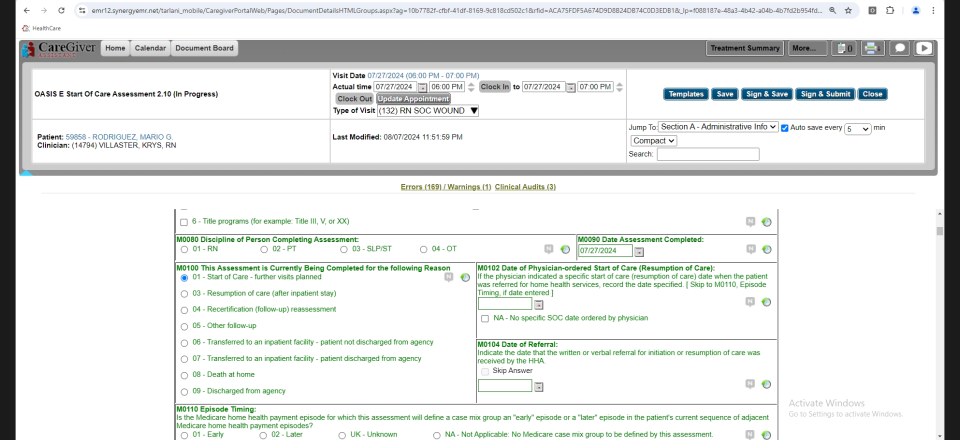
#> input picture first_ss.png, 1920 x 880 px (shown at 1/2 size)
$ python ImageProcessing.py
#> lines starting #> are read from the running program, lines starting #| are printed output that depends on the picture; after the words box and inside, x2 and y2 are one past the last pixel; in counts of white or black regions, pixels touching at a corner belong together
import cv2
import numpy as np
from pyautogui import screenshot
from PIL import Image


def image_skeleton(image):
    size = np.size(image)
    skel = np.zeros(image.shape, np.uint8)

    ret, img = cv2.threshold(image, 127, 255, 0)
    element = cv2.getStructuringElement(cv2.MORPH_CROSS, (3, 3))
    done = False
    while not done:
        eroded = cv2.erode(img, element)
        temp = cv2.dilate(eroded, element)
        temp = cv2.subtract(img, temp)
        skel = cv2.bitwise_or(skel, temp)
        img = eroded.copy()

        zeros = size - cv2.countNonZero(img)
        if zeros == size:
            done = True
    return skel

def get_hough_lines(image):
    edges = cv2.Canny(image, 50, 250, apertureSize=7)
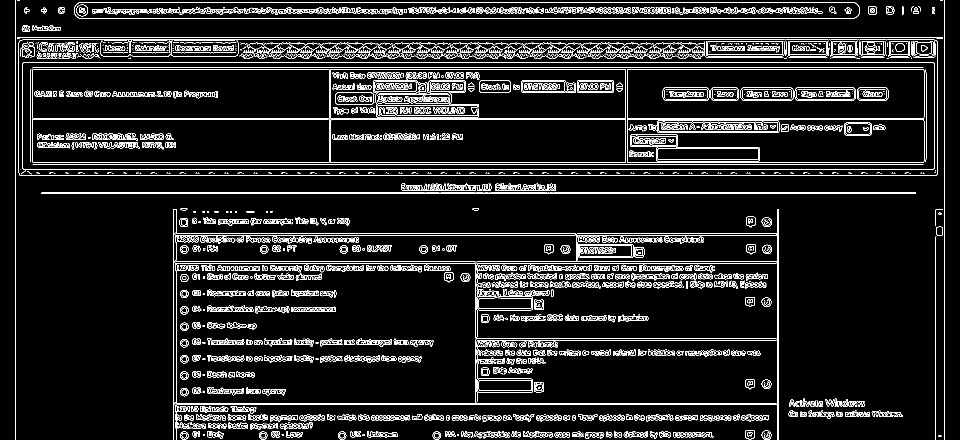
#> edges: shape (880, 1920) (shown at 1/2 size); 8% white in thin lines or dots
    edges = cv2.dilate(edges, np.ones((3, 3), np.uint8))
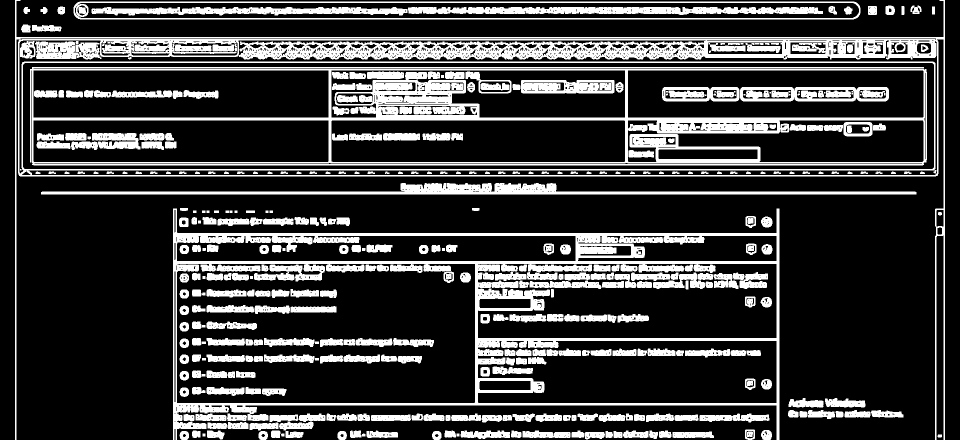
#> edges: shape (880, 1920) (shown at 1/2 size); 23.2% white; 409 white regions (20 under 20 px), largest, box (x1, y1, x2, y2) and area: (30, 0, 1890, 880) 76468, (346, 417, 1559, 880) 65083, (60, 134, 1854, 331) 60226
    # edges = cv2.erode(edges, np.ones((3, 3), np.uint8))
    # edges = cv2.dilate(edges, np.ones((3, 3), np.uint8))
    edges = image_skeleton(edges)
#> in image_skeleton, `size = np.size(image)`: size = 1689600
#> the loop in image_skeleton, `while not done:` made 12 passes
#> zeros on passes 1 to 12: 1435144, 1547837, 1619472, 1655296, 1675893, 1685749, 1688834, 1689430, 1689555, 1689592, 1689599, 1689600
#> pass 1, in image_skeleton, `temp = cv2.subtract(img, temp)`:
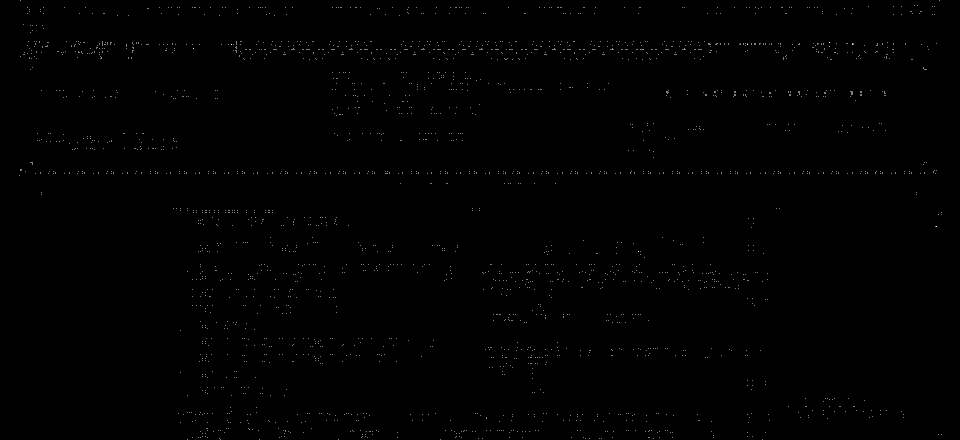
#> temp: shape (880, 1920) (shown at 1/2 size); 0.16% white in thin lines or dots
#> pass 2, in image_skeleton, `eroded = cv2.erode(img, element)`:
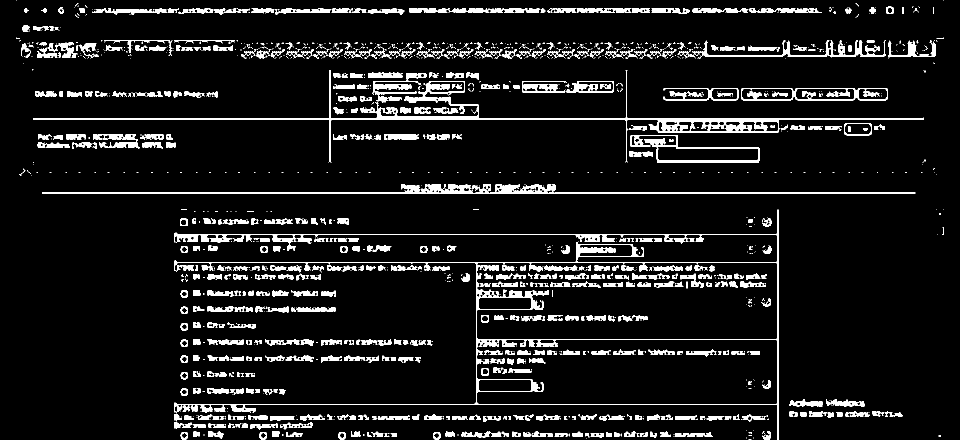
#> eroded: shape (880, 1920) (shown at 1/2 size); 8.4% white; 1308 white regions (772 under 20 px), largest, box (x1, y1, x2, y2) and area: (348, 419, 1557, 880) 20025, (66, 140, 1848, 325) 11822, (84, 368, 1831, 387) 6645
#> after the loop in image_skeleton, `while not done:`: eroded: shape (880, 1920); every value is 0
#> after the loop in image_skeleton, `while not done:`:
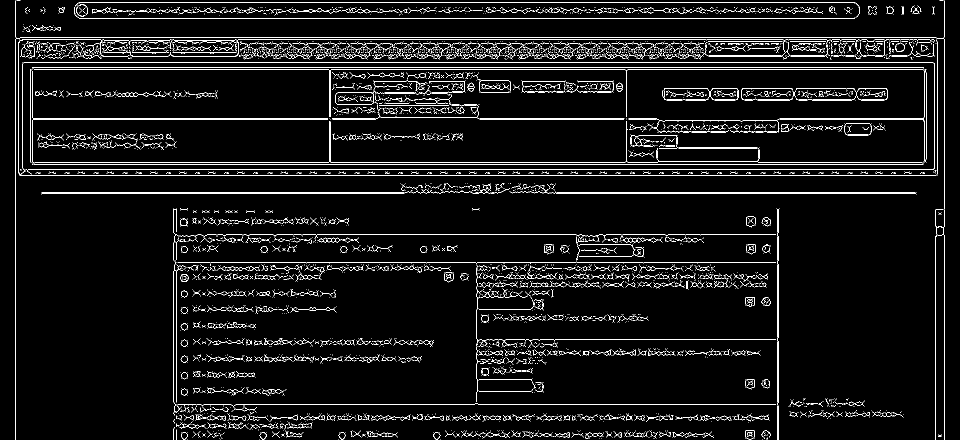
#> skel: shape (880, 1920) (shown at 1/2 size); 5.3% white in thin lines or dots
    # cv2.imshow("Edges", edges)
    lines = cv2.HoughLines(edges, 1, np.pi/180, 280)
#> lines = 58 rows, first 8: [75, 1.57], [351, 1.57], [124, 1.57], [339, 1.57], [135, 1.57], [329, 1.57], [139, 1.57], [325, 1.57]
    lines = lines.reshape(-1, 2)
#> lines = 58 pairs, first value 4 to 1888, second value 0 to 1.61
    # print(lines)
    return lines


def get_cardinal_lines(lines):
    mask = (lines[:, 1] == 0 ) | (lines[:, 1] == np.pi/2)
    return lines[mask, :]

def line_coords(lines):
    # print(lines)
    horizontal = lines[lines[:, 1] == np.pi/2,0]
    vertical = lines[lines[:, 1] == 0,0]

    return horizontal, vertical

def draw_lines(image, lines):

    for rho, theta in lines:

        a = np.cos(theta)
        b = np.sin(theta)
        x0 = a*rho
        y0 = b*rho
        x1 = int(x0 + 1000*(-b))
        y1 = int(y0 + 1000*(a))
        x2 = int(x0 - 1000*(-b))
        y2 = int(y0 - 1000*(a))

        cv2.line(image, (x1, y1), (x2, y2), (0, 0, 255), 2)
    return image

def get_image_lines(image):
    if isinstance(image, Image.Image):
        print(type(image))

        image = cv2.cvtColor(np.array(image), cv2.COLOR_RGB2BGR)
    lines = get_hough_lines(image)
    # cv2.imshow("Lines", draw_lines(image, lines))
    cv2.waitKey(0)
    cv2.destroyAllWindows()
    lines = line_coords(lines)
    return lines

if __name__ == "__main__":
    image = cv2.imread("first_ss.png", 0)

    lines = get_hough_lines(image)
    cv2.imshow("Lines", draw_lines(cv2.cvtColor(image, cv2.COLOR_GRAY2BGR), lines))
#> the loop in draw_lines, `for rho, theta in lines: ` made 58 passes
#> (rho, theta, a, b, x0, y0, x1, y1) on passes 1 to 12: (75, 1.57, -4.37e-08, 1, -3.28e-06, 75, -1000, 74), (351, 1.57, -4.37e-08, 1, -1.53e-05, 351, -1000, 350), (124, 1.57, -4.37e-08, 1, -5.42e-06, 124, -1000, 123), (339, 1.57, -4.37e-08, 1, -1.48e-05, 339, -1000, 338), (135, 1.57, -4.37e-08, 1, -5.9e-06, 135, -1000, 134), (329, 1.57, -4.37e-08, 1, -1.44e-05, 329, -1000, 328), (139, 1.57, -4.37e-08, 1, -6.08e-06, 139, -1000, 138), (325, 1.57, -4.37e-08, 1, -1.42e-05, 325, -1000, 324), (4, 1.57, -4.37e-08, 1, -1.75e-07, 4, -1000, 3), (37, 1.57, -4.37e-08, 1, -1.62e-06, 37, -1000, 36), (385, 1.57, -4.37e-08, 1, -1.68e-05, 385, -1000, 384), (79, 1.57, -4.37e-08, 1, -3.45e-06, 79, -1000, 78)
#> after the loop in draw_lines, `for rho, theta in lines:`:
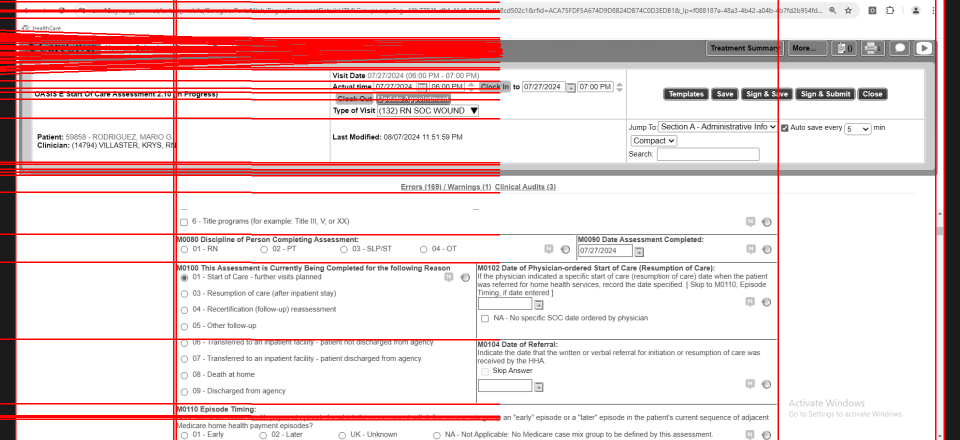
#> image: shape (880, 1920, 3) (shown at 1/2 size); mean B, G, R 214.3, 214.3, 235
    lines = get_cardinal_lines(lines)
#> lines = 40 pairs, first value 4 to 1888, second value 0 to 1.57
    cv2.imshow("Lines 2", draw_lines(cv2.cvtColor(image, cv2.COLOR_GRAY2BGR), lines))
#> the loop in draw_lines (call 2), `for rho, theta in lines: ` made 40 passes
#> (rho, theta) on passes 29 to 40: (21, 1.57), (83, 1.57), (347, 0), (352, 0), (97, 1.57), (185, 1.57), (835, 1.57), (162, 1.57), (832, 1.57), (24, 1.57), (94, 1.57), (839, 1.57)
#> after the loop in draw_lines (call 2), `for rho, theta in lines:`:
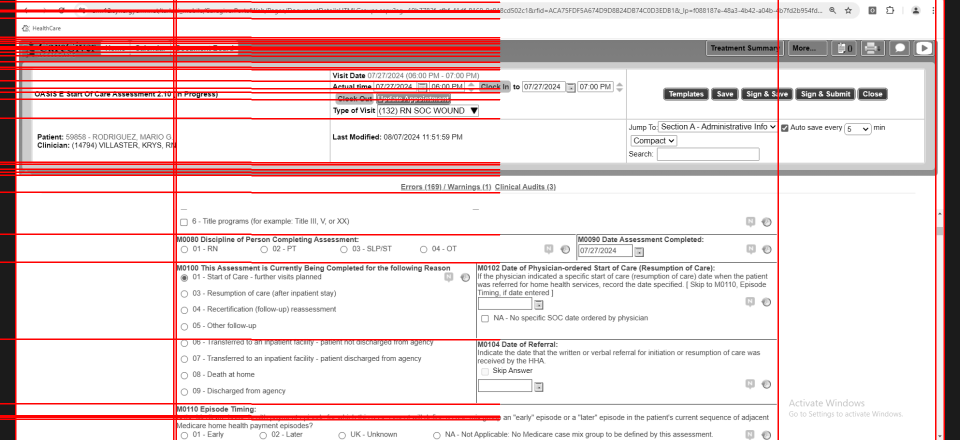
#> image: shape (880, 1920, 3) (shown at 1/2 size); mean B, G, R 216.2, 216.2, 233.8
    print(line_coords(lines))
#| (array([ 75., 351., 124., 339., 135., 329., 139., 325.,   4.,  37., 385.,
#|         79., 237., 808., 525., 469., 112.,  87., 679., 177.,  99., 345.,
#|        105., 199.,  21.,  83.,  97., 185., 835., 162., 832.,  24.,  94.,
#|        839.], dtype=float32), array([  31., 1888., 1556., 1871.,  347.,  352.], dtype=float32))
    # form_lines = get_cardinal_lines(lines)
    cv2.waitKey(0)
    cv2.destroyAllWindows()

$ run again, with form_0.png copied over first_ss.png
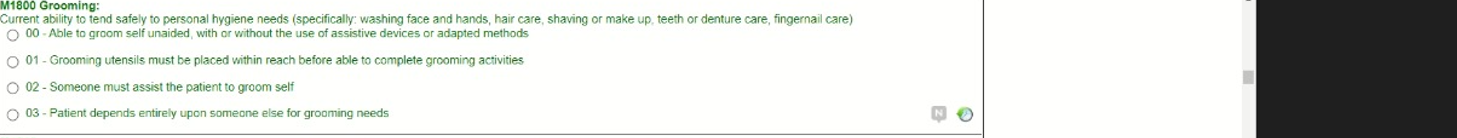
#> input picture form_0.png, 1457 x 138 px
#> in get_hough_lines, `edges = cv2.dilate(edges, np.ones((3, 3), np.uint8))`:
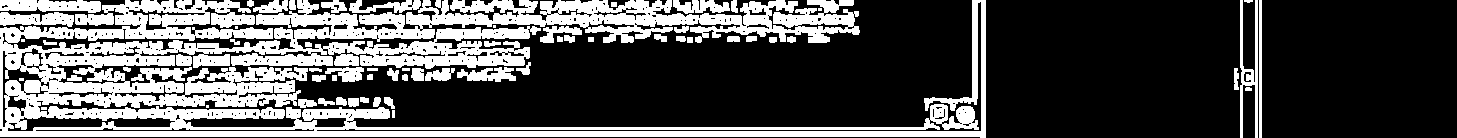
#> edges: shape (138, 1457); 31.2% white; 63 white regions (7 under 20 px), largest, box (x1, y1, x2, y2) and area: (0, 0, 986, 138) 53742, (0, 0, 101, 13) 1039, (1240, 0, 1258, 138) 959
#> size = 201066
#> the loop in image_skeleton, `while not done:` made 10 passes
#> zeros on passes 1 to 8: 160304, 179796, 192687, 198083, 200456, 200981, 201049, 201061
#> in get_hough_lines, `lines = cv2.HoughLines(edges, 1, np.pi/180, 280)`: lines = [[133, 1.57], [128, 1.57]]
#> the loop in draw_lines, `for rho, theta in lines: ` made 2 passes
#> (rho, theta, a, b, x0, y0, x1, y1) on passes 1 to 2: (133, 1.57, -4.37e-08, 1, -5.81e-06, 133, -1000, 132), (128, 1.57, -4.37e-08, 1, -5.6e-06, 128, -1000, 127)
#> after the loop in draw_lines, `for rho, theta in lines:`:
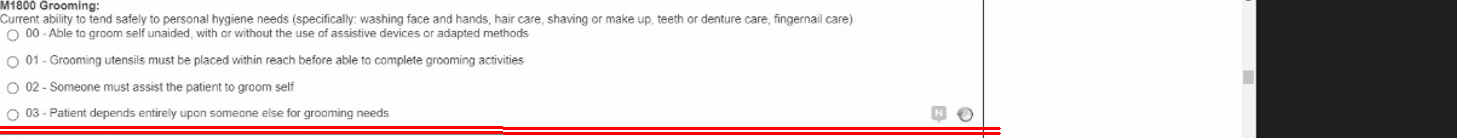
#> image: shape (138, 1457, 3); mean B, G, R 208.9, 208.9, 216.5
#> mask = [True, True]
#> the loop in draw_lines (call 2), `for rho, theta in lines: ` made 2 passes
#> horizontal = [133, 128]
#> vertical = empty array
#| (array([133., 128.], dtype=float32), array([], dtype=float32))

$ run again, with form_1.png copied over first_ss.png
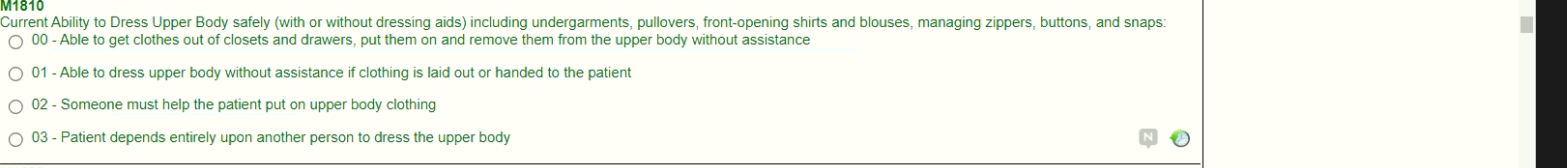
#> input picture form_1.png, 1567 x 168 px
#> in get_hough_lines, `edges = cv2.dilate(edges, np.ones((3, 3), np.uint8))`:
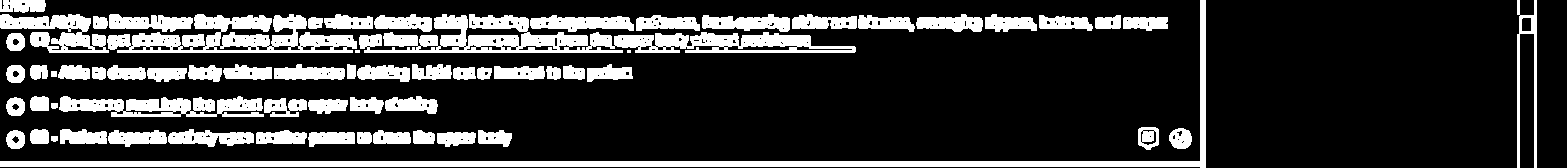
#> edges: shape (168, 1567); 20.8% white; 66 white regions (2 under 20 px), largest, box (x1, y1, x2, y2) and area: (359, 14, 856, 53) 8244, (0, 0, 1206, 168) 8208, (107, 14, 357, 53) 5113
#> size = 263256
#> the loop in image_skeleton, `while not done:` made 11 passes
#> zeros on passes 1 to 8: 225005, 240281, 251969, 258012, 261394, 262898, 263215, 263238
#> in get_hough_lines, `lines = cv2.HoughLines(edges, 1, np.pi/180, 280)`: lines = [[163, 1.57], [51, 1.57], [25, 1.57]]
#> the loop in draw_lines, `for rho, theta in lines: ` made 3 passes
#> (rho, x0, y0, y1, y2) on passes 1 to 3: (163, -7.12e-06, 163, 162, 163), (51, -2.23e-06, 51, 50, 51), (25, -1.09e-06, 25, 24, 25)
#> after the loop in draw_lines, `for rho, theta in lines:`:
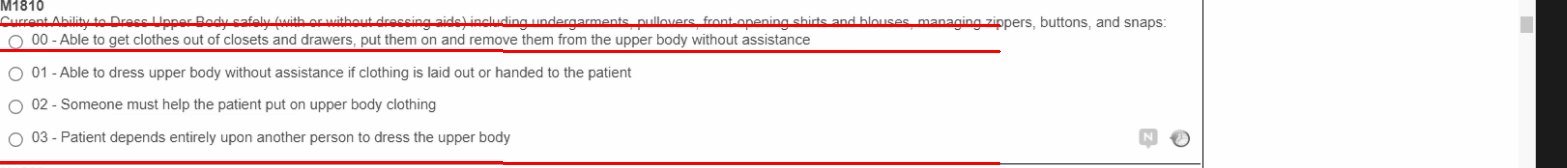
#> image: shape (168, 1567, 3); mean B, G, R 233.7, 233.7, 242.4
#> mask = [True, True, True]
#> the loop in draw_lines (call 2), `for rho, theta in lines: ` made 3 passes
#> horizontal = [163, 51, 25]
#> vertical = empty array
#| (array([163.,  51.,  25.], dtype=float32), array([], dtype=float32))

$ run again, with form_D0150B1.png copied over first_ss.png
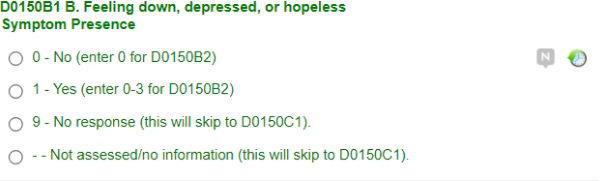
#> input picture form_D0150B1.png, 600 x 181 px
#> size = 108600
#> the loop in image_skeleton, `while not done:` made 12 passes
#> zeros on passes 1 to 8: 93083, 98701, 103344, 106014, 107534, 108277, 108497, 108555
#> after the loop in image_skeleton, `while not done:`:
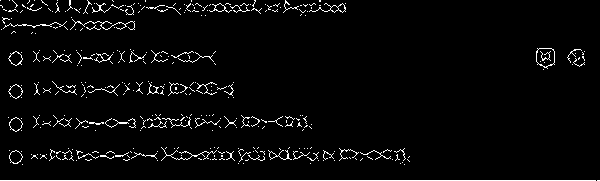
#> skel: shape (181, 600); 3.6% white in thin lines or dots
#> in get_hough_lines, `lines = cv2.HoughLines(edges, 1, np.pi/180, 280)`: lines = [[180, 1.57]]
#> the loop in draw_lines, `for rho, theta in lines: ` made 1 pass
#> (rho, theta, a, b, x0, y0, x1, y1) on pass 1: (180, 1.57, -4.37e-08, 1, -7.87e-06, 180, -1000, 179)
#> mask = [True]
#> the loop in draw_lines (call 2), `for rho, theta in lines: ` made 1 pass
#> horizontal = [180]
#> vertical = empty array
#| (array([180.], dtype=float32), array([], dtype=float32))
